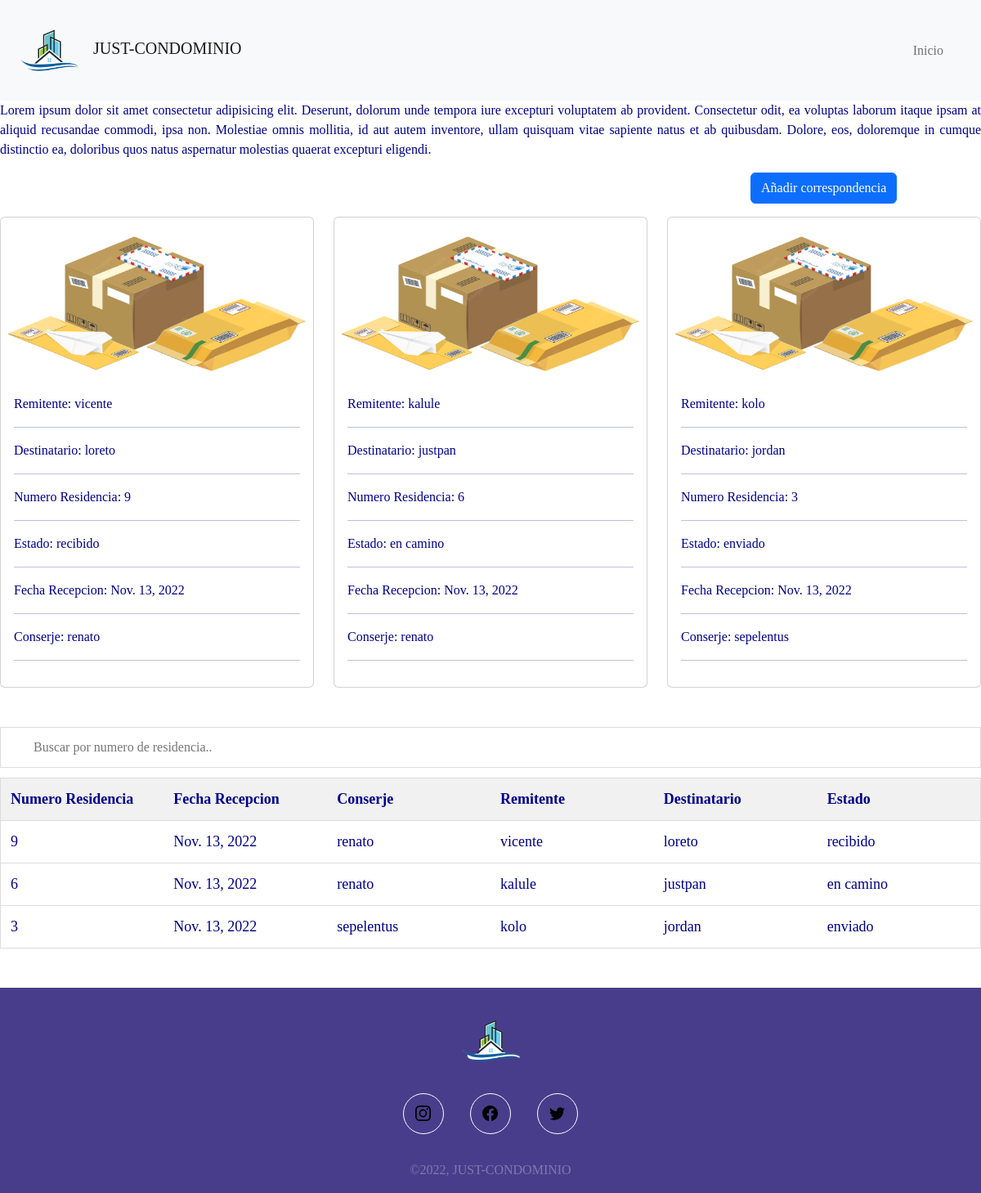
The page / on the database its author committed.
### core/models.py (models this page shows)
class correspondencia(models.Model):
    fecha_recepcion = models.DateField()
    conserje = models.CharField(max_length=30)
    remitente = models.CharField(max_length=30)
    destinatario = models.CharField(max_length=30)
    estado = models.CharField(max_length=30)
    numero_res = models.ForeignKey(residencia, on_delete=models.CASCADE)

class residencia(models.Model):
    numero_res = models.CharField(max_length = 30)
    dueño_res = models.CharField(max_length = 30)
    fono_dueño = models.CharField(max_length = 30)

### core/views.py (the view)
# urls.py: path('', views.base, name = 'base')
def base(request):
    Correspondencia = correspondencia.objects.all()
    data = {'Correspondencia': Correspondencia}
    return render(request, "core/base.html", data)

### core/templates/core/base.html (shortened to what this page needs)
<!DOCTYPE html>
<html lang="en">
<head>
    {% load static %}
    <link rel="stylesheet" href="{% static 'core/css/bootstrap.css' %}">
    <link rel="stylesheet" href="{% static 'core/css/estilos.css' %}">
</head>
<body>
    <nav id= "navbar" class="navbar navbar-expand-lg bg-light" >
        <div class="container-fluid">
            <a id="title" href="#" class="navbar-brand">
                <img id="img" src="{% static 'core/img/icon.png' %}" alt="We share" loading="lazy"
                    class="navbar-brand__img" style="height:97px ; width:97px" >
                    JUST-CONDOMINIO
            </a>
            <div class="collapse navbar-collapse justify-content-end" id="navbarSupportedContent">
                <ul class="navbar-nav ms-auto" style="padding-right: 10px ;">
                    <li class="nav-item">
                        <a class="nav-link" href="{% url 'base' %}">Inicio</a>
                    </li>
                    <li class="nav-item">
                        <a class="nav-link" href="http://127.0.0.1:8000/admin"></a>
                    </li>
                </ul>
            </div>
        </div>
    </nav>
    <p>Lorem ipsum dolor sit amet consectetur adipisicing elit. Deserunt, dolorum unde tempora iure excepturi voluptatem ab provident. Consectetur odit, ea voluptas laborum itaque ipsam at aliquid recusandae commodi, ipsa non.
    Molestiae omnis mollitia, id aut autem inventore, ullam quisquam vitae sapiente natus et ab quibusdam. Dolore, eos, doloremque in cumque distinctio ea, doloribus quos natus aspernatur molestias quaerat excepturi eligendi.
    </p>
    {%block content %}
        <div class="mt-3">
            <div class="row mb-3">
                <div class="col-3 offset-9">
                    <a href="http://127.0.0.1:8000/admin" class="btn btn-primary float-right" >
                        Añadir correspondencia
                    </a>
                </div>
            </div>
            {% if Correspondencia %}
                {% for i in Correspondencia %}
                    {% if forloop.first%}<div class="row">{%endif%}
                        <div class="col-4">
                            <div class="card">
                                <img class="card-img-top" style="height:200px ; width:150" src="{% static 'core/img/paquete.png' %}">
                                <div class="card-body">
                                    <h class="card-title">Remitente: {{i.remitente}}</h>
                                    <hr />
                                    <h class="card-subtitle">Destinatario: {{i.destinatario}}</h>
                                    <hr />
                                    <h class="card-subtitle">Numero Residencia: {{i.numero_res.numero_res}}</h>
                                    <hr />
                                    <h class="card-subtitle">Estado: {{i.estado}}</h>
                                    <hr />
                                    <h class="card-subtitle">Fecha Recepcion: {{i.fecha_recepcion}}</h>
                                    <hr />
                                    <h class="card-subtitle">Conserje: {{i.conserje}}</h>
                                    <hr />
                                </div>
                            </div>
                        </div>
                    {%if forloop.counter|divisibleby:3%}</div><div class="row">{%endif%}
                    {% if forloop.last%}</div>{%endif%}
                {% endfor %}
            {% else %}
            <div class="alert alert-danger">Se encuentra vacio </div>
            {% endif %}
        </div>
        <br><br>
    {% endblock %}
    <input type="text" id="myInput" onkeyup="myFunction()" placeholder="Buscar por numero de residencia..">
    <table id="myTable">
     <tr class="header">
       <th style="width:15%;">Numero Residencia</th>
       <th style="width:15%;">Fecha Recepcion</th>
       <th style="width:15%;">Conserje</th>
       <th style="width:15%;">Remitente</th>
       <th style="width:15%;">Destinatario</th>
       <th style="width:15%;">Estado</th>
     </tr>
     {%for i in Correspondencia%}
     <tr>
        <td>{{i.numero_res.numero_res}}</td>
        <td>{{i.fecha_recepcion}} </td>
        <td>{{i.conserje}} </td>
        <td>{{i.remitente}} </td>
        <td>{{i.destinatario}} </td>
        <td>{{i.estado}} </td>
     </tr>
    {%endfor%}
    </table>
    <br><br>
    <footer>
        <img src="{% static 'core/img/icon.png' %}" alt="" class="logo" style="height:97px ; width:97px">
        <div class="social-icons-container">
            <a href="https://www.instagram.com/" class="social-icon"></a>
            <a href="https://es-la.facebook.com/" class="social-icon"></a>
            <a href="https://twitter.com/" class="social-icon"></a>
        </div>
        <span class="copyright">&copy;2022, JUST-CONDOMINIO</span>
    </footer>
</body>
</html>

### core/static/core/Css/estilos.css (style rules this page uses)
#navbar { font-family:'Arial Narrow'; }
body { font-family:'Arial Narrow'; text-align: justify; color:darkblue; }
#myInput { background-image: url('/css/searchicon.png'); background-position: 10px 12px; background-repeat: no-repeat; width: 100%; font-size: 16px; padding: 12px 20px 12px 40px; border: 1px solid #ddd; margin-bottom: 12px; }
#myTable { border-collapse: collapse; width: 100%; border: 1px solid #ddd; font-size: 18px; }
#myTable th, #myTable td { text-align: left; padding: 12px; }
#myTable tr { border-bottom: 1px solid #ddd; }
#myTable tr.header, #myTable tr:hover { background-color: #f1f1f1; }
footer { width: 100%; position:static; bottom: 0; left: 0; padding: 1em 0; background-color:darkslateblue; display: flex; justify-content: center; align-items: center; flex-direction: column; }
.social-icons-container { display: flex; justify-content: center; align-items: center; flex-wrap: wrap; margin-bottom: 1rem; }
.social-icon { height: 50px; width: 50px; border-radius: 50px; border: 1px solid white; background-image: url(../img/instagram\ \(1\).svg); background-position: center; background-size: 40%; background-repeat: no-repeat; margin: 1rem; }
.social-icon:nth-of-type(2) { background-image: url(../img/facebook\ \(1\).svg); }
.social-icon:nth-of-type(3) { background-image: url(../img/twitter.svg); }
.copyright { color:white; opacity: 0.3; text-align: center; }

### rows shown on the page
correspondencia: remitente "vicente", destinatario "loreto", numero_res.numero_res "9", estado "recibido", fecha_recepcion "Nov. 13, 2022", conserje "renato"
correspondencia: remitente "kalule", destinatario "justpan", numero_res.numero_res "6", estado "en camino", fecha_recepcion "Nov. 13, 2022", conserje "renato"
correspondencia: remitente "kolo", destinatario "jordan", numero_res.numero_res "3", estado "enviado", fecha_recepcion "Nov. 13, 2022", conserje "sepelentus"
